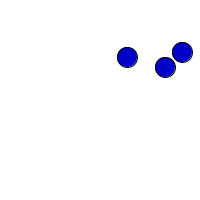
Frame 1 (no input)
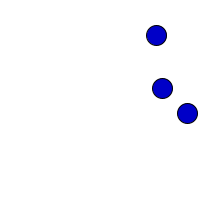
Frame 60 (the mouse pressed at the canvas centre just before this capture)
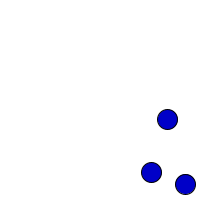
Frame 120 (the mouse held since frame 60 and released just before this capture)

The Processing sketch that drew these frames (run headless with seeded random() and noise(); from frame 60 on, the mouse is pressed at the canvas centre):

// Processing sketch: hw7b
// ── hw7b.pde
// Oscar Miniet
// 1212-1704
//Class of Ball with draw, update and check collision function 
//when collision happens the response might not send balls in exact directions
//approximate new directions calculated

class Ball{  
  float x, y;
  int radius;
  
  float xv,yv;
  color c;
  
  Ball(int x, int y){
    
    this.x = x;
    this.y = y;
    this.radius = 10;
    xv = 1;
    yv = -1;

    c = color(0,0,200);
  }
  void drawBall(){
    fill(c);
    ellipse(x,y,radius *2, radius*2);
  }
  void checkCollision(Ball b){
    
    if(dist(x,y,b.x,b.y) <= (radius + b.radius)){

      //get collision point
      float cPointx = ((float)x + (float)b.x)/2;  //all balls are same size so collision point is 
      float cPointy = ((float)y + (float)b.y)/2;
      
      //find vector in direction of collision point from center and rotate
      
      line(x,y,cPointx,cPointy);
      xv = cPointy - y;
      yv = (cPointx - x);
      yv*=-1;
      
      b.xv = cPointy - b.y;
      b.yv = (cPointx - b.x);
      b.yv*=-1;
     
      
      //normalize
      float mag = sqrt(xv*xv + yv*yv);
      xv /= mag;
      yv /= mag;
      
      mag = sqrt(b.xv*b.xv + b.yv*b.yv);
      b.xv /= mag;
      b.yv /= mag;
      
      
      //rescale to original magnitude
      
      xv *= sqrt(2);  //magnitude of <1,1>
      yv *= sqrt(2);
      b.xv *= sqrt(2);  //magnitude of <1,1>
      b.yv *= sqrt(2);
      
      x += xv;
      y += yv;
      b.x += b.xv;
      b.y += b.yv;
      
    }
  }
  void update(){  //adjust trajectory if there is a collision with the bounding box
    if(x - radius <= 0)xv *= -1;
    if(x + radius >= width) xv *=-1;
    if(y - radius <= 0) yv*=-1;
    if(y + radius >= height) yv*=-1;
    x += xv;
    y += yv;
    
  }
}

Ball[] b;  //create array of balls variable

void setup(){
  size(200,200);
  b = new Ball[3];//initialize array with randomly placed balls
  for (int i = 0; i < b.length; i++){
    b[i] = new Ball((int)random(10,191),(int)random(10,191));
  }
}
void draw(){
  background(255);
  
  for (Ball i: b){
    i.drawBall();  //draw balls
  }
  
  b[0].checkCollision(b[1]);  //check collisions
  b[0].checkCollision(b[2]);
  b[1].checkCollision(b[2]);
  
  for (Ball i: b){  //update positions of balls
    i.update();
    
  }
  
}
